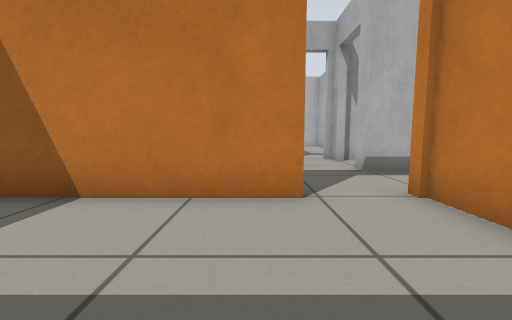
View 1 (above)

24 first-person views from a walk through a robot-simulator world made for Gazebo. The camera is 0.5 m above the floor, tilts 6° down and sees 90° across. The floor is counted in squares, 0.5 m on a side. Each view is taken from the middle of a square. On the plan, view 1 faces up. The plan holds only what a view shows up to about 11 squares ahead; the rest is blank.

View 2
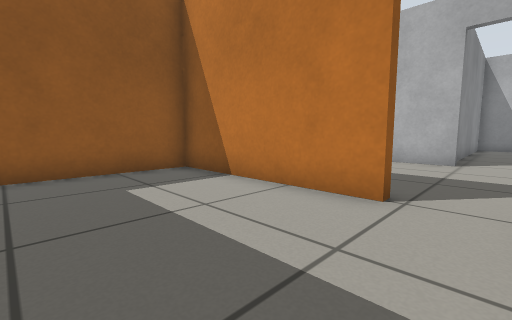

View 3
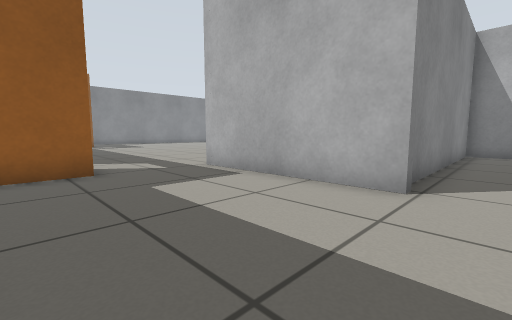

View 4
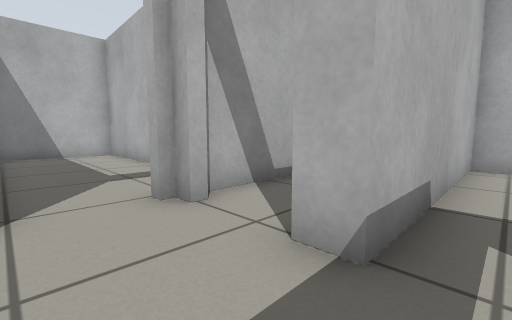

View 5
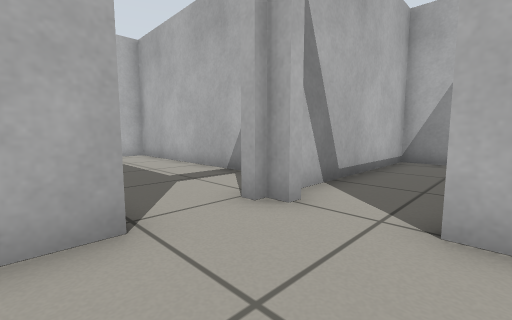

View 6
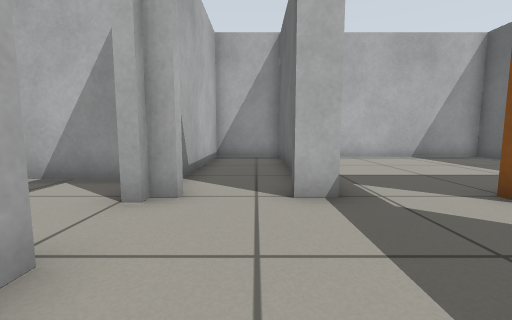

View 7
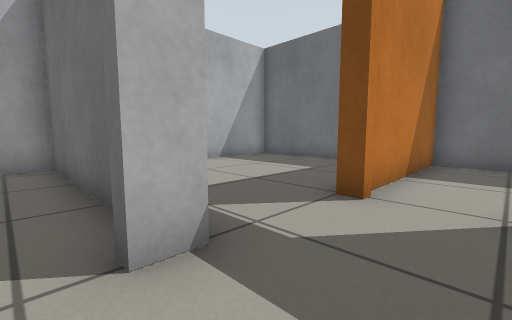

View 8
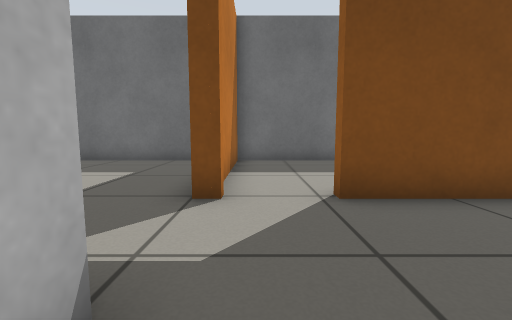

View 9
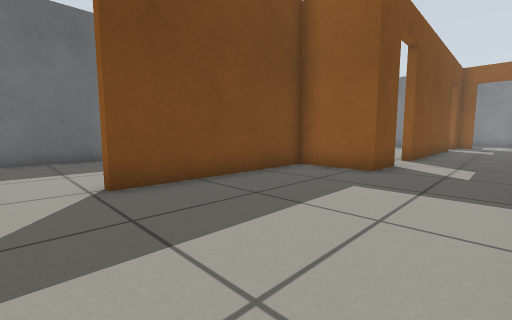

View 10
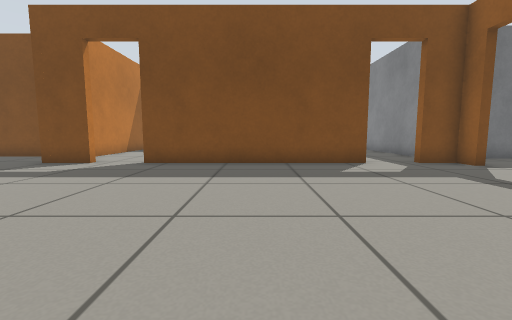

View 11
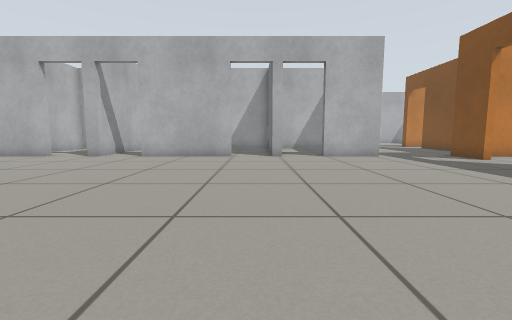

View 12
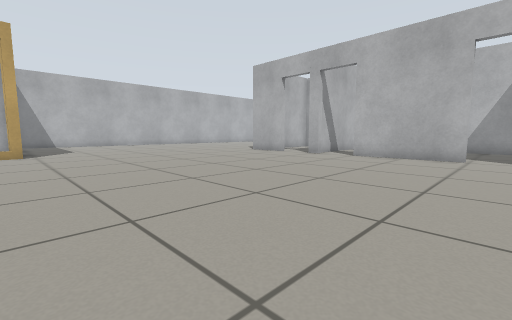

View 13
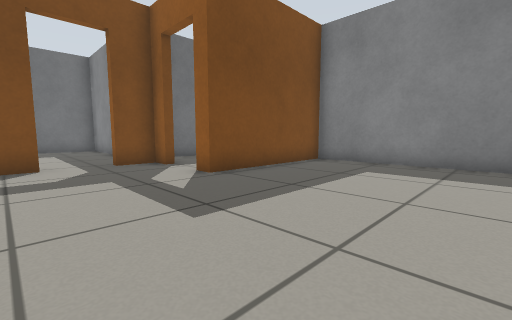

View 14
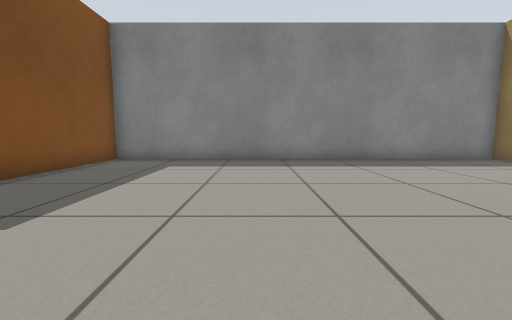

View 15
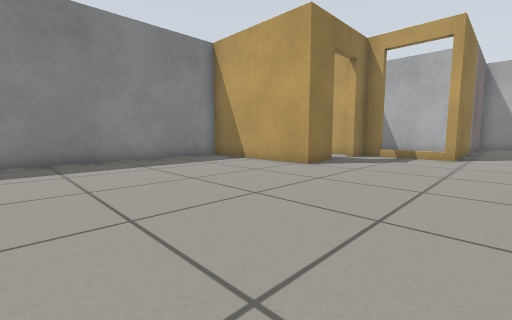

View 16
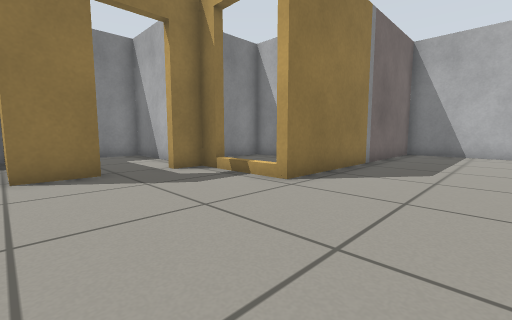

View 17
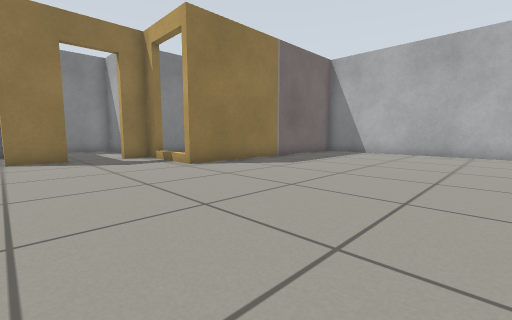

View 18
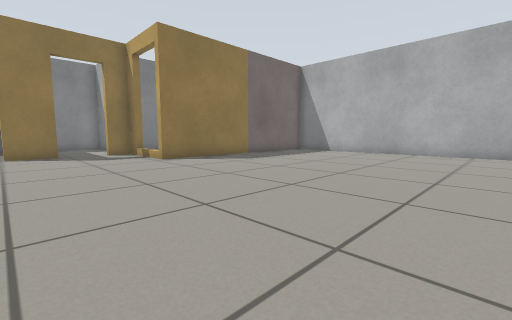

View 19
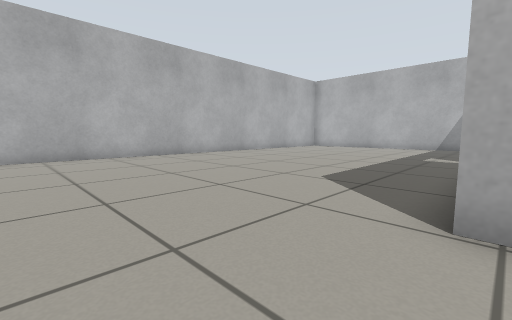

View 20
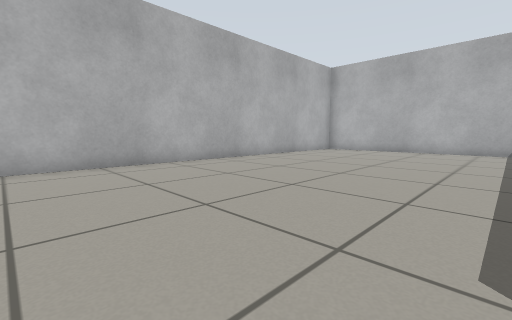

View 21
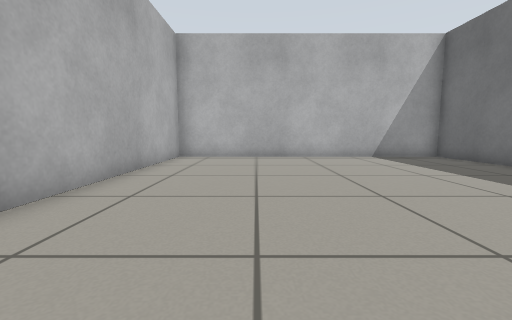

View 22
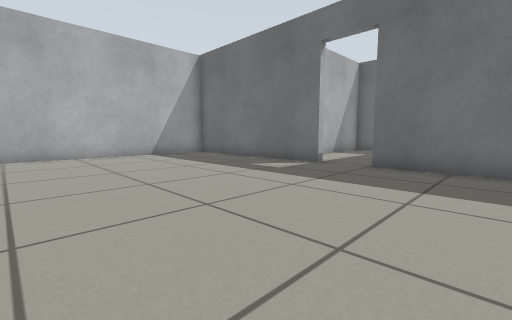

View 23
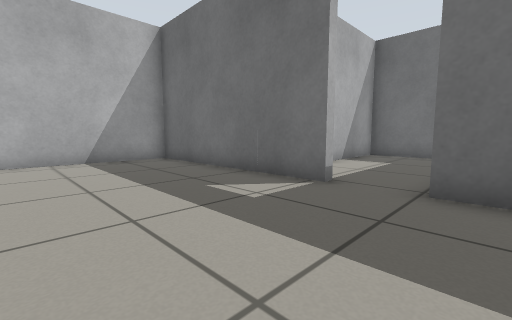

View 24
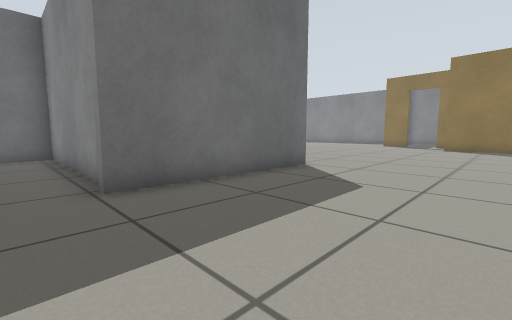

### Floor plan
Points are (right, up) in squares from view 1. A wall is a line through its corners. A room is listed if a view was taken in it or the views show most of it. See-through windows are left out.
Room 1 (views 1, 2)
walls: (0.8, 3.9) (-4.8, 3.9) (-4.8, -0.1); (-0.9, -1.2) (2.7, -1.2) (2.7, 4.2)
ways out: open door at (1.5, 4) to room 2
Room 2 (views 3, 4, 5, 6, 7, 8, 9)
walls: (0.9, 9.6) (-4.9, 9.6); (-4.8, 6.5) (-4.8, 4.2) (0.8, 4.2); (2.9, 6.7) (2.9, 7.5); (2.9, 9.1) (2.9, 9.8)
ways out: open door at (1.5, 4) to room 1; opening at (-5, 8) to room 3; opening at (3, 5.5) to room 4; open door at (1.5, 10) to room 5; open door at (3, 8.5) to room 7
Room 3 (views 10, 11, 12, 13, 14, 15, 16, 17, 18, 19, 20, 21, 22, 23, 24)
walls: (-4.9, 24) (-4.9, 26.3) (0.9, 26.3); (-4.9, 21.7) (-4.9, 22.4); (-4.9, 16.1) (-4.9, 20); (-15.7, 28.4) (-15.7, 29.6); (-18.7, 25.6) (-18.7, 24.1) (-23.8, 24.1) (-23.8, 9.7) (-18.7, 9.7) (-18.7, 9); (-17.5, 28.4) (-18.7, 28.4) (-18.7, 27.4); (-4.9, 13.7) (-4.9, 14.4); (-18, 28.8) (-18, 28.3); (2.6, 26.3) (9.8, 26.3) (9.8, 37.2) (-14.7, 37.2); (-4.9, 9.6) (-4.9, 12.1); (-15.4, 36.6) (-15.4, 28.3); (-6.5, 6.5) (-4.8, 6.5); (-15.7, 6.5) (-8.3, 6.5); (-18.7, 7.2) (-18.7, 6.5) (-17.5, 6.5)
ways out: opening at (-5, 8) to room 2; open door at (1.5, 26) to room 6; opening at (-17, 29); open door at (-19, 8.5); open door at (-19, 26.5); open door at (-16.5, 6); open door at (-7.5, 6); open door at (-5, 12.5); open door at (-5, 15.5); open door at (-5, 20.5); open door at (-5, 23.5)
Room 4 (no view inside)
walls: (2.7, 4.2) (3, 4.2); (4.3, -1.2) (9.8, -1.2) (9.8, 6.7) (2.9, 6.7)
ways out: opening at (3, 5.5) to room 2
Room 5 (no view inside)
walls: (4.5, 10.9) (4.6, 18.8) (0.7, 18.8) (0.7, 10.6)
ways out: open door at (1.5, 10) to room 2
Room 6 (no view inside)
walls: (0.7, 25.2) (0.7, 19.1) (4.1, 19.1); (4.6, 19.5) (4.6, 22.5)
ways out: open door at (1.5, 26) to room 3
Room 7 (no view inside)
walls: (4.5, 7) (9.8, 7) (9.8, 9.6) (3.2, 9.6)
ways out: open door at (3, 8.5) to room 2

Where each view was taken, in squares from view 1:
view 1: 0 up, 0 right, facing up
view 2: 0 up, 2 right, facing up-left
view 3: 5 up, 2 right, facing up-left
view 4: 6 up, 1 right, facing up-right
view 5: 7 up, 0 right, facing up-right
view 6: 8 up, 1 left, facing right
view 7: 8 up, 1 right, facing down-right
view 8: 8 up, 2 right, facing down
view 9: 9 up, 2 right, facing down-left
view 10: 15 up, 12 left, facing down
view 11: 15 up, 16 left, facing right
view 12: 15 up, 16 left, facing up-right
view 13: 15 up, 15 left, facing down-left
view 14: 15 up, 14 left, facing left
view 15: 17 up, 14 left, facing up-left
view 16: 24 up, 12 left, facing up-left
view 17: 24 up, 8 left, facing up-left
view 18: 24 up, 6 left, facing up-left
view 19: 26 up, 8 left, facing up-right
view 20: 29 up, 5 left, facing up-right
view 21: 34 up, 1 left, facing right
view 22: 34 up, 2 left, facing down-right
view 23: 31 up, 0 right, facing down-right
view 24: 31 up, 2 right, facing down-left
